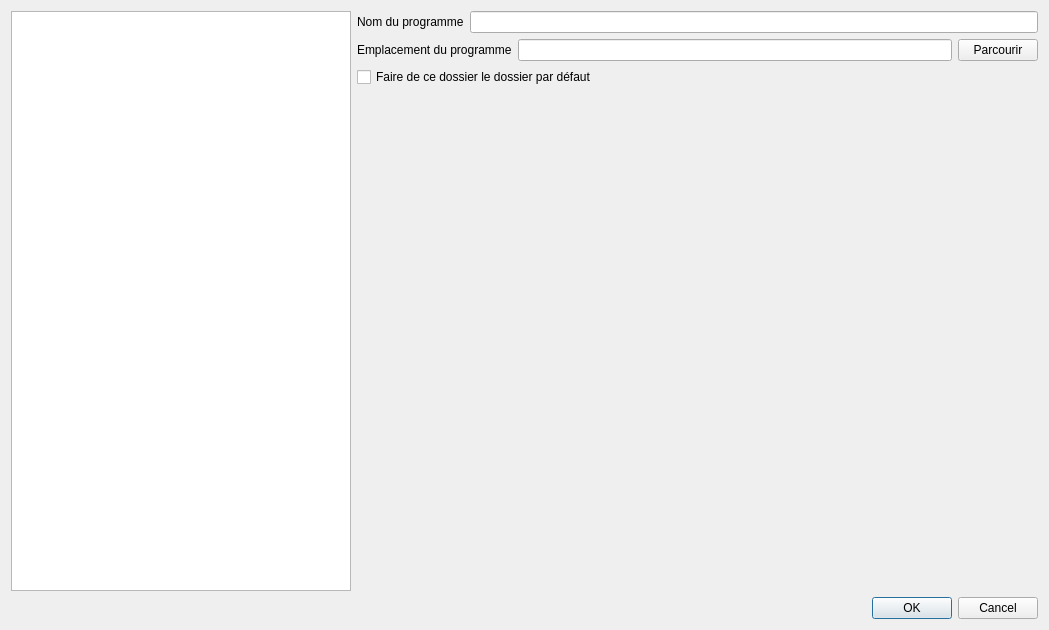
<?xml version="1.0" encoding="UTF-8"?>
<ui version="4.0">
 <class>CreateProgramView</class>
 <widget class="QDialog" name="CreateProgramView">
  <property name="geometry">
   <rect>
    <x>0</x>
    <y>0</y>
    <width>1049</width>
    <height>630</height>
   </rect>
  </property>
  <property name="windowTitle">
   <string>Créer un nouveau programme</string>
  </property>
  <layout class="QVBoxLayout" name="verticalLayout_2">
   <item>
    <layout class="QHBoxLayout" name="mainLayout" stretch="1,2">
     <item>
      <widget class="QListWidget" name="projectTypesList">
       <property name="iconSize">
        <size>
         <width>50</width>
         <height>50</height>
        </size>
       </property>
      </widget>
     </item>
     <item>
      <layout class="QVBoxLayout" name="optionsLayout">
       <item>
        <layout class="QHBoxLayout" name="programNameLayout">
         <item>
          <widget class="QLabel" name="programNameLabel">
           <property name="text">
            <string>Nom du programme</string>
           </property>
          </widget>
         </item>
         <item>
          <widget class="QLineEdit" name="programNameEdit"/>
         </item>
        </layout>
       </item>
       <item>
        <layout class="QHBoxLayout" name="programLocationLayout">
         <item>
          <widget class="QLabel" name="programLocationLabel">
           <property name="text">
            <string>Emplacement du programme</string>
           </property>
          </widget>
         </item>
         <item>
          <widget class="QLineEdit" name="programLocationEdit">
           <property name="readOnly">
            <bool>false</bool>
           </property>
          </widget>
         </item>
         <item>
          <widget class="QPushButton" name="browseLocationButton">
           <property name="text">
            <string>Parcourir</string>
           </property>
           <property name="icon">
            <iconset resource="../resources.qrc">
             <normaloff>:/icons/open</normaloff>:/icons/open</iconset>
           </property>
          </widget>
         </item>
        </layout>
       </item>
       <item>
        <widget class="QCheckBox" name="defaultLocationCheckBox">
         <property name="text">
          <string>Faire de ce dossier le dossier par défaut</string>
         </property>
        </widget>
       </item>
       <item>
        <spacer name="verticalSpacer">
         <property name="orientation">
          <enum>Qt::Vertical</enum>
         </property>
         <property name="sizeHint" stdset="0">
          <size>
           <width>20</width>
           <height>40</height>
          </size>
         </property>
        </spacer>
       </item>
      </layout>
     </item>
    </layout>
   </item>
   <item>
    <widget class="QDialogButtonBox" name="buttonBox">
     <property name="orientation">
      <enum>Qt::Horizontal</enum>
     </property>
     <property name="standardButtons">
      <set>QDialogButtonBox::Cancel|QDialogButtonBox::Ok</set>
     </property>
    </widget>
   </item>
  </layout>
 </widget>
 <resources>
  <include location="../resources.qrc"/>
 </resources>
 <connections>
  <connection>
   <sender>buttonBox</sender>
   <signal>accepted()</signal>
   <receiver>CreateProgramView</receiver>
   <slot>accept()</slot>
   <hints>
    <hint type="sourcelabel">
     <x>248</x>
     <y>254</y>
    </hint>
    <hint type="destinationlabel">
     <x>157</x>
     <y>274</y>
    </hint>
   </hints>
  </connection>
  <connection>
   <sender>buttonBox</sender>
   <signal>rejected()</signal>
   <receiver>CreateProgramView</receiver>
   <slot>reject()</slot>
   <hints>
    <hint type="sourcelabel">
     <x>316</x>
     <y>260</y>
    </hint>
    <hint type="destinationlabel">
     <x>286</x>
     <y>274</y>
    </hint>
   </hints>
  </connection>
 </connections>
</ui>
